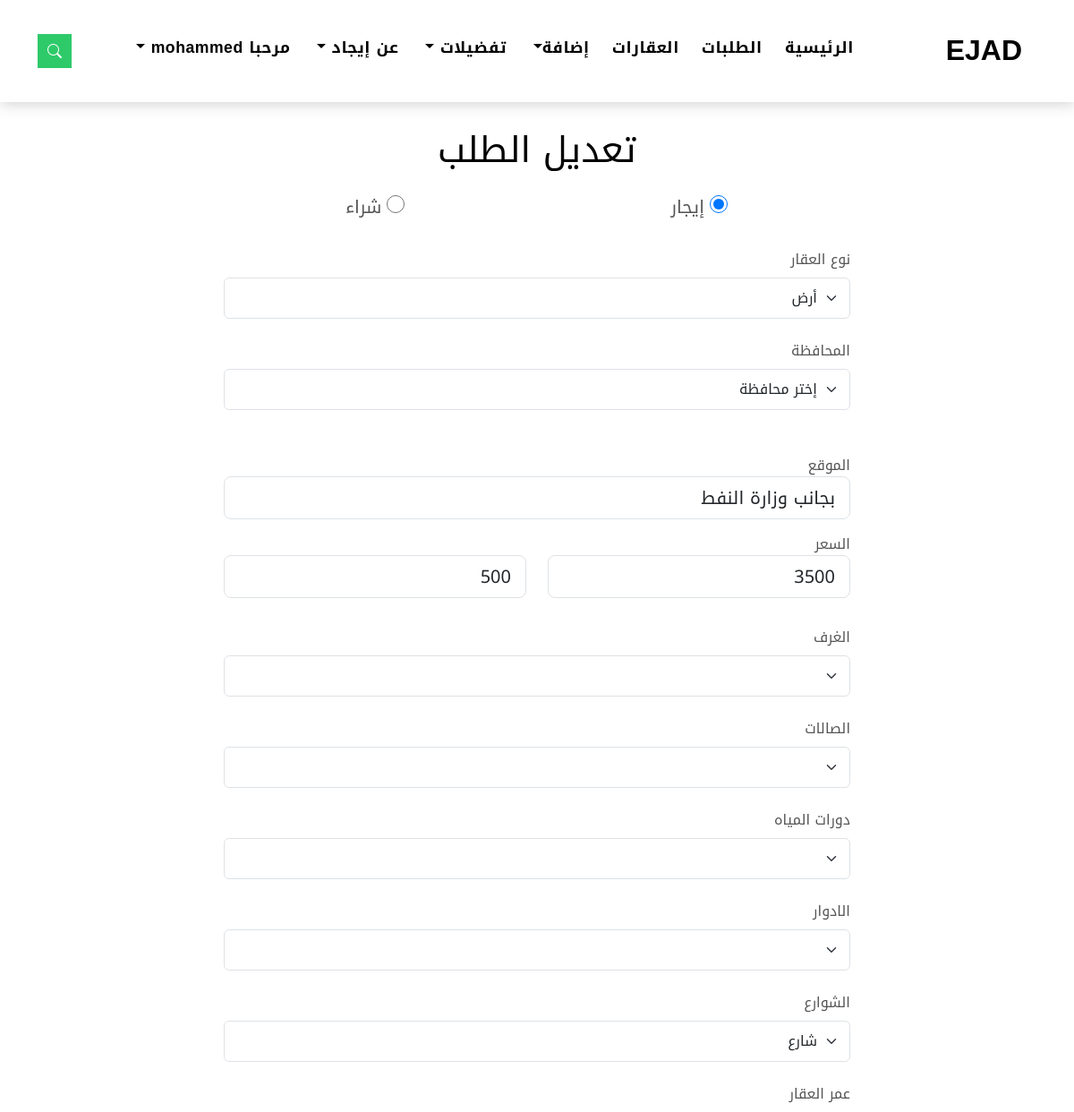
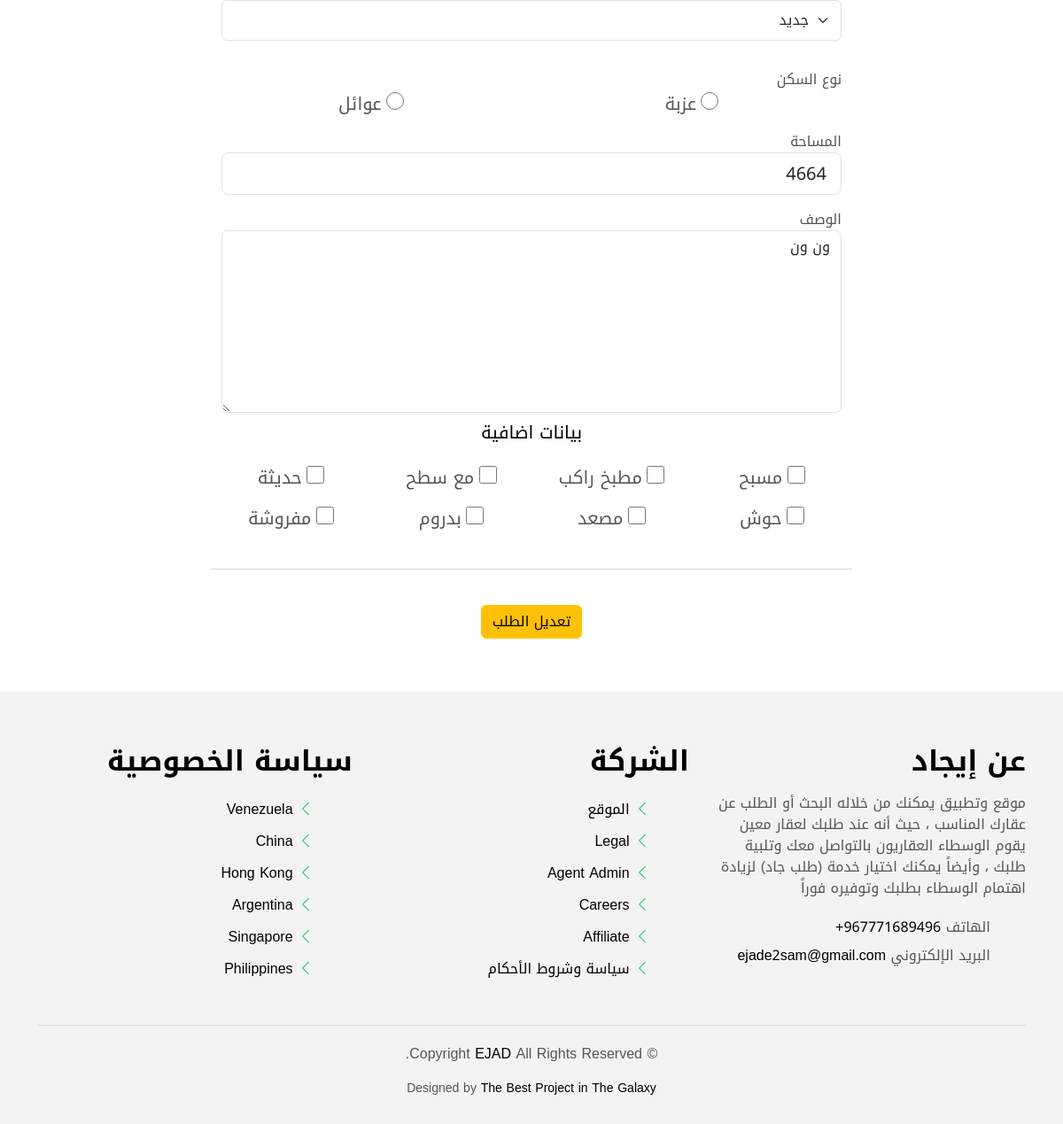
/order/edit_order/33 (signed in), run on the app's committed database (2 pictures, top to bottom).
### order/models.py (models this page shows, shortened)
class Order(models.Model):
    area = models.ForeignKey(Area, on_delete=models.DO_NOTHING, null=True)
    customer = models.ForeignKey(Customer,
                                 on_delete=models.DO_NOTHING,
                                 related_name='orders')
    title = models.CharField(max_length=100, null=True)
    order_type = models.CharField(max_length=100, null=True)
    location = models.CharField(max_length=150, null=True)
    start_price = models.IntegerField(null=True)
    end_price = models.IntegerField(null=True)
    room_number = models.CharField(max_length=100, null=True, blank=True)
    hall_room = models.CharField(max_length=100, null=True, blank=True)
    bathrooms = models.CharField(max_length=100, null=True, blank=True)
    floor = models.CharField(max_length=100, null=True, blank=True)
    street_number = models.CharField(max_length=100, null=True)
    build_year = models.CharField(max_length=100, null=True)
    housetype = models.CharField(max_length=100, null=True, blank=True)
    space = models.IntegerField(null=True)
    details = models.TextField(null=True)
    pool = models.BooleanField(default=False, null=True)
    kitchen = models.BooleanField(default=False, null=True)
    roof = models.BooleanField(default=False, null=True)
    modern = models.BooleanField(default=False, null=True)
    appendix = models.BooleanField(default=False, null=True)
    elevator = models.BooleanField(default=False, null=True)
    basement = models.BooleanField(default=False, null=True)
    furnished = models.BooleanField(default=False, null=True)
    order_date = models.DateField(default=timezone.now)
    state = models.BooleanField(default=False, null=True)

### order/views.py (the view, shortened to what this page needs)
# urls.py: path('edit_order/<int:id>', views.edit_order, name='edit_order'),
@login_required(login_url='login')
def edit_order(request, id):
    ord = Order.objects.get(id=id)
    context = {
        'ord': ord,
        'city': City.objects.all(),
        'area': Area.objects.all(),
    }
    return render(request, 'order/edit_order.html', context)

### templates/order/edit_order.html (shortened to what this page needs)
{% extends 'base.html' %}
{% load static %}
{% block content %}
<br>
<br>
<br>
<br>
<br>
<br>
<center>
<div class="col-md-7">
    <form action="" method="POST" enctype="multipart/form-data">
      <div class="row">
        <h1>تعديل الطلب</h1>
        <br>
        <br>
        <br>
        <div class="col-md-6 mb-3">
          <div class="form-group">
              <input type="radio" name="orderTitle" class="" value="إيجار" {% if ord.title == 'إيجار' %}checked{% endif %}  style="width: 20px; height: 20px;">
              <label for="" style="font-size: 20px;">إيجار</label>
          </div>
        </div>
        <div class="col-md-6 mb-3">
          <div class="form-group">
              <input type="radio" name="orderTitle" class="" value="شراء" {% if ord.title == 'شراء' %}checked{% endif %}  style="width: 20px; height: 20px;">
              <label for="" style="font-size: 20px;">شراء</label>
          </div>
        </div>
        <div class="col-md-6 mb-2" style="width: 100%;">
          <div class="form-group mt-3">
            <label class="pb-2" for="propertyType" style="display: flex;">نوع العقار</label>
            <select class="form-control form-select form-control-a" name="orderType" id="bathrooms" title="نوع العقار" style="line-height: 2;">
              <option>{{ord.order_type}}</option>
            </select>
          </div>
        </div>
        <br>
        <div class="col-md-6 mb-2" style="width: 100%;">
          <div class="form-group mt-3">
            <label class="pb-2" for="city-select" style="display: flex;">المحافظة</label>
            <select class="form-control form-select form-control-a" name="city" id="city-select" title="المحافظة" style="line-height: 2;">
              <option value="">إختر محافظة</option>
            </select>
          </div>
        </div>
        <br>
        <br>
        <br>
        <br>
        <br>
        <br>
        <div class="col-md-12 mb-3">
          <div class="form-group">
            <label for="" style="display: flex;">الموقع</label>
            <input type="text" name="location" value="{{ord.location}}" class="form-control form-control-lg form-control-a" placeholder="بجانب..." title="قم بإدخال موقع العقار" >
          </div>
        </div>
        <br>
        <br>
        <br>
        <label for="" style="display: flex;">السعر</label>
        <div class="col-md-6 mb-3">
          <div class="form-group">
            <input type="text" name="minPrice" value="{{ord.start_price}}" class="form-control form-control-lg form-control-a" id="editPriceLow" pattern="\d+" oninput="checkInput7()" placeholder="الحد الأدنى" >
          </div>
        </div>
        <div class="col-md-6 mb-3">
          <div class="form-group">
            <input type="text" name="maxPrice" value="{{ord.end_price}}" class="form-control form-control-lg form-control-a" id="editPriceHigh" pattern="\d+" oninput="checkInput8()" placeholder="الحد الأعلى" >
          </div>
        </div>
        <div class="col-md-6 mb-2" style="width: 100%;">
          <div class="form-group mt-3">
            <label class="pb-2" for="propertyType" style="display: flex;">الغرف</label>
            <select class="form-control form-select form-control-a" name="room" id="bathrooms" title="عدد الغرف" style="line-height: 2;">
              <option>{{ord.room_number}}</option>
              <option>1</option>
            </select>
          </div>
        </div>
        <div class="col-md-6 mb-2" style="width: 100%;">
          <div class="form-group mt-3">
            <label class="pb-2" for="propertyType" style="display: flex;">الصالات</label>
            <select class="form-control form-select form-control-a" name="hall" id="hall" title="عدد الصالات" style="line-height: 2;">
              <option>{{ord.hall_room}}</option>
              <option>1</option>
            </select>
          </div>
        </div>
        <div class="col-md-6 mb-2" style="width: 100%;">
          <div class="form-group mt-3">
            <label class="pb-2" for="propertyType" style="display: flex;">دورات المياه</label>
            <select class="form-control form-select form-control-a" name="bathroom" id="bathrooms" title="عدد الغرف" style="line-height: 2;">
              <option>{{ord.bathrooms}}</option>
              <option>1</option>
            </select>
          </div>
        </div>
        <div class="col-md-6 mb-2" style="width: 100%;">
          <div class="form-group mt-3">
            <label class="pb-2" for="propertyType" style="display: flex;">الادوار</label>
            <select class="form-control form-select form-control-a" name="floor" id="floor" title="عدد الادوار" style="line-height: 2;">
              <option>{{ord.floor}}</option>
              <option>1</option>
            </select>
          </div>
        </div>
        <div class="col-md-6 mb-2" style="width: 100%;">
          <div class="form-group mt-3">
            <label class="pb-2" for="propertyType" style="display: flex;">الشوارع</label>
            <select class="form-control form-select form-control-a" name="street" id="street" title="عدد الشوارع المطلة" style="line-height: 2;">
              <option>{{ord.street_number}}</option>
            </select>
          </div>
        </div>
        <div class="col-md-6 mb-2" style="width: 100%;">
          <div class="form-group mt-3">
            <label class="pb-2" for="propertyType" style="display: flex;">عمر العقار</label>
            <select class="form-control form-select form-control-a" name="propertyAge" id="bathrooms" title="أضف عمر العقار" style="line-height: 2;">
              <option>{{ord.build_year}}</option>
            </select>
            <br>
          </div>
        </div>
        <br>
        <label for="" style="display: flex;">نوع السكن</label>
        <div class="col-md-6 mb-3">
          <div class="form-group">
              <input type="radio" name="houseType" class="" value="عزبة" {% if ord.housetype == 'عزبة' %}checked{% endif %} style="width: 20px; height: 20px;">
              <label for="" style="font-size: 20px;">عزبة</label>
          </div>
        </div>
        <div class="col-md-6 mb-3">
          <div class="form-group">
              <input type="radio" name="houseType" class="" value="عوائل" {% if ord.housetype == 'عوائل' %}checked{% endif %}  style="width: 20px; height: 20px;">
              <label for="" style="font-size: 20px;">عوائل</label>
          </div>
        </div>
        <div class="col-md-12 mb-3">
          <div class="form-group">
            <label for="" style="display: flex;">المساحة</label>
            <input type="text" name="space" value="{{ord.space}}" id="orderSpaceEdit" pattern="\d+" oninput="checkInput9()"  class="form-control form-control-lg form-control-a"  placeholder="مثال...340m2" title="قم بإدخال مساحة العقار" >
          </div>
        </div>
        <br>
        <br>
        <br>
        <div class="col-md-12">
          <div class="form-group">
            <label for="" style="display: flex;">الوصف</label>
            <textarea name="description"  class="form-control" cols="45" rows="8" placeholder="وصف الطلب" title="اضف وصف للطلب" >{{ord.details}}</textarea>
          </div>
        </div>
        <br>
        <br>
        <br>
        <br>
        <br>
        <br>
        <br>
        <br>
        <br>
        <br>
        <h5>بيانات اضافية</h5>
        <br>
        <br>
        <div class="col-md-6 mb-3" style="width: 25%;">
          <div class="form-group">
              <input type="checkbox" value="True" name="pool" {% if ord.pool == True %}checked{% endif %} class=""  style="width: 20px; height: 20px;">
              <label for="" style="font-size: 20px;">مسبح</label>
          </div>
        </div>
        <div class="col-md-6 mb-3" style="width: 25%;">
          <div class="form-group">
              <input type="checkbox" value="True" name="kitchen" {% if ord.kitchen == True %}checked{% endif %} class=""  style="width: 20px; height: 20px;">
              <label for="" style="font-size: 20px;">مطبخ راكب</label>
          </div>
        </div>
        <div class="col-md-6 mb-3" style="width: 25%;">
          <div class="form-group">
              <input type="checkbox" value="True" name="roof" {% if ord.roof == True %}checked{% endif %} class=""  style="width: 20px; height: 20px;">
              <label for="" style="font-size: 20px;">مع سطح</label>
          </div>
        </div>
        <div class="col-md-6 mb-3" style="width: 25%;">
          <div class="form-group">
              <input type="checkbox" value="True" name="modern" {% if ord.modern == True %}checked{% endif %} class=""  style="width: 20px; height: 20px;">
              <label for="" style="font-size: 20px;">حديثة</label>
          </div>
        </div>
        <div class="col-md-6 mb-3" style="width: 25%;">
          <div class="form-group">
              <input type="checkbox" value="True" name="yard" {% if ord.appendix == True %}checked{% endif %} class=""  style="width: 20px; height: 20px;">
              <label for="" style="font-size: 20px;">حوش</label>
          </div>
        </div>
        <div class="col-md-6 mb-3" style="width: 25%;">
          <div class="form-group">
              <input type="checkbox" value="True" name="elev" {% if ord.elevator == True %}checked{% endif %} class=""  style="width: 20px; height: 20px;">
              <label for="" style="font-size: 20px;">مصعد</label>
          </div>
        </div>
        <div class="col-md-6 mb-3" style="width: 25%;">
          <div class="form-group">
              <input type="checkbox" value="True" name="basement" {% if ord.basement == True %}checked{% endif %} class=""  style="width: 20px; height: 20px;">
              <label for="" style="font-size: 20px;">بدروم</label>
          </div>
        </div>
        <div class="col-md-6 mb-3" style="width: 25%;">
          <div class="form-group">
              <input type="checkbox" value="True" name="furnish" {% if ord.furnished == True %}checked{% endif %} class=""  style="width: 20px; height: 20px;">
              <label for="" style="font-size: 20px;">مفروشة</label>
          </div>
        </div>
        <br>
        <br>
        <br>
        <hr>
        <div class="col-md-12 text-center">
          <br>
          <button type="submit" class="btn btn-warning">تعديل الطلب</button>
        </div>
      </div>
    </form>
  </div>
</center>
{% endblock %}

### web/static/assets/css/style.css (style rules this page uses)
body { font-family: "Poppins", sans-serif; font-family: "Noto Kufi Arabic", sans-serif; color: #555555; direction: rtl; }
h1, h2, h3, h4, h5, h6 { color: #000000; }
.btn { transition: 0.5s ease; }

### data on the page
Order: title "☑", orderType "أرض", location "بجانب وزارة النفط", minPrice "3500", maxPrice "500", street "شارع", propertyAge "جديد", space "4664", description "ون ون"
